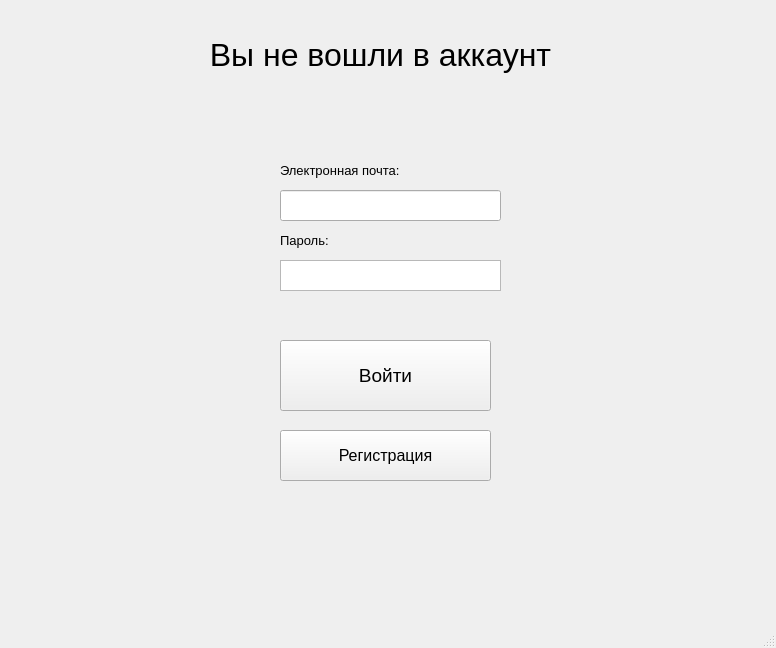
<?xml version="1.0" encoding="UTF-8"?>
<ui version="4.0">
 <class>sign_in_window</class>
 <widget class="QMainWindow" name="sign_in_window">
  <property name="enabled">
   <bool>true</bool>
  </property>
  <property name="geometry">
   <rect>
    <x>0</x>
    <y>0</y>
    <width>776</width>
    <height>648</height>
   </rect>
  </property>
  <property name="minimumSize">
   <size>
    <width>776</width>
    <height>648</height>
   </size>
  </property>
  <property name="maximumSize">
   <size>
    <width>776</width>
    <height>648</height>
   </size>
  </property>
  <property name="windowTitle">
   <string>Заметки</string>
  </property>
  <widget class="QWidget" name="centralwidget">
   <widget class="QPushButton" name="sign_in_btn">
    <property name="geometry">
     <rect>
      <x>280</x>
      <y>340</y>
      <width>211</width>
      <height>71</height>
     </rect>
    </property>
    <property name="font">
     <font>
      <pointsize>14</pointsize>
     </font>
    </property>
    <property name="text">
     <string>Войти</string>
    </property>
   </widget>
   <widget class="QPushButton" name="register_btn">
    <property name="geometry">
     <rect>
      <x>280</x>
      <y>430</y>
      <width>211</width>
      <height>51</height>
     </rect>
    </property>
    <property name="font">
     <font>
      <pointsize>12</pointsize>
     </font>
    </property>
    <property name="text">
     <string>Регистрация</string>
    </property>
   </widget>
   <widget class="QLabel" name="sign_in_label">
    <property name="geometry">
     <rect>
      <x>170</x>
      <y>20</y>
      <width>421</width>
      <height>71</height>
     </rect>
    </property>
    <property name="font">
     <font>
      <pointsize>24</pointsize>
     </font>
    </property>
    <property name="text">
     <string>Вы не вошли в аккаунт</string>
    </property>
    <property name="alignment">
     <set>Qt::AlignCenter</set>
    </property>
    <property name="textInteractionFlags">
     <set>Qt::TextSelectableByMouse</set>
    </property>
   </widget>
   <widget class="QLineEdit" name="email_input">
    <property name="geometry">
     <rect>
      <x>280</x>
      <y>190</y>
      <width>221</width>
      <height>31</height>
     </rect>
    </property>
   </widget>
   <widget class="QTextEdit" name="password_input">
    <property name="geometry">
     <rect>
      <x>280</x>
      <y>260</y>
      <width>221</width>
      <height>31</height>
     </rect>
    </property>
   </widget>
   <widget class="QLabel" name="password_input_label">
    <property name="geometry">
     <rect>
      <x>280</x>
      <y>230</y>
      <width>221</width>
      <height>21</height>
     </rect>
    </property>
    <property name="font">
     <font>
      <pointsize>10</pointsize>
     </font>
    </property>
    <property name="text">
     <string>Пароль:</string>
    </property>
   </widget>
   <widget class="QLabel" name="email_input_label">
    <property name="geometry">
     <rect>
      <x>280</x>
      <y>160</y>
      <width>221</width>
      <height>21</height>
     </rect>
    </property>
    <property name="font">
     <font>
      <pointsize>10</pointsize>
     </font>
    </property>
    <property name="text">
     <string>Электронная почта:</string>
    </property>
   </widget>
   <widget class="QLabel" name="error_sign_label">
    <property name="geometry">
     <rect>
      <x>10</x>
      <y>570</y>
      <width>321</width>
      <height>41</height>
     </rect>
    </property>
    <property name="text">
     <string/>
    </property>
   </widget>
  </widget>
  <widget class="QMenuBar" name="menubar">
   <property name="geometry">
    <rect>
     <x>0</x>
     <y>0</y>
     <width>776</width>
     <height>21</height>
    </rect>
   </property>
  </widget>
  <widget class="QStatusBar" name="statusbar"/>
 </widget>
 <resources/>
 <connections/>
</ui>
